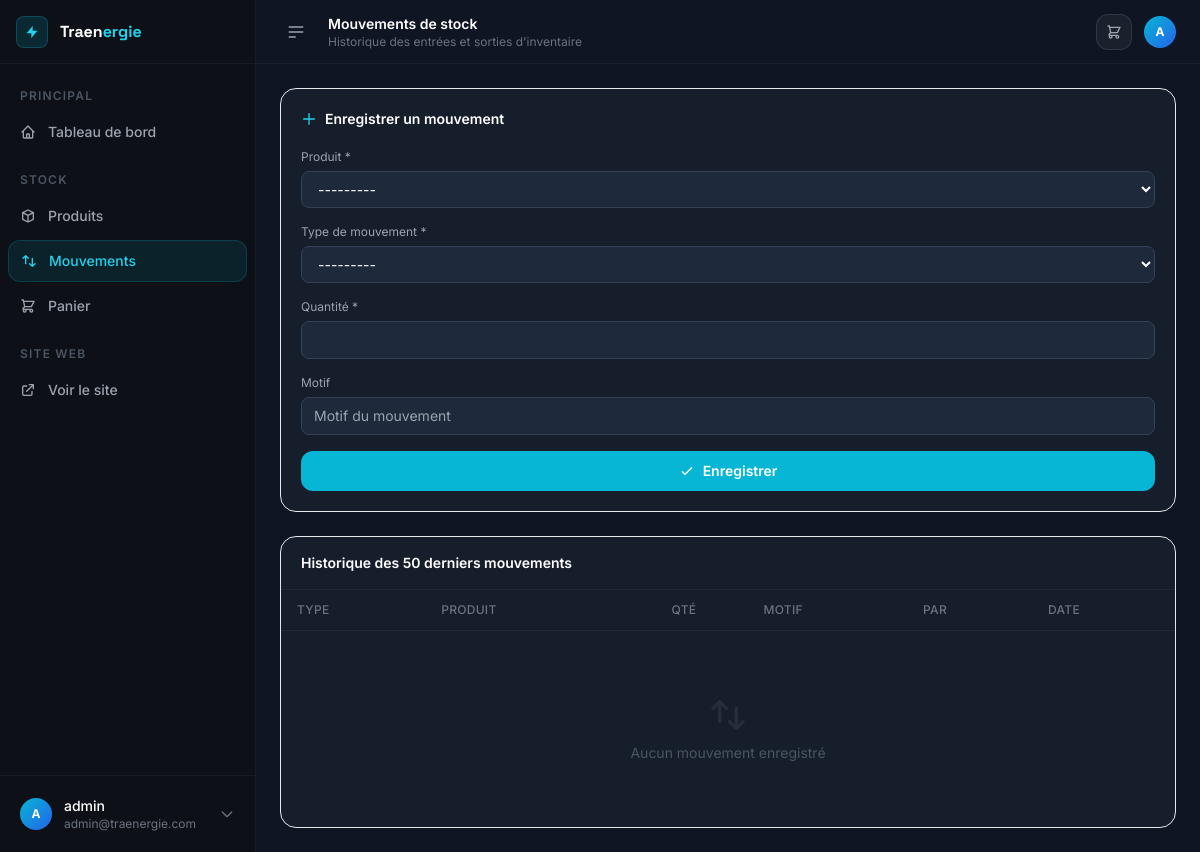
The page /dashboard/movements/ (signed in) on the database as committed earlier.
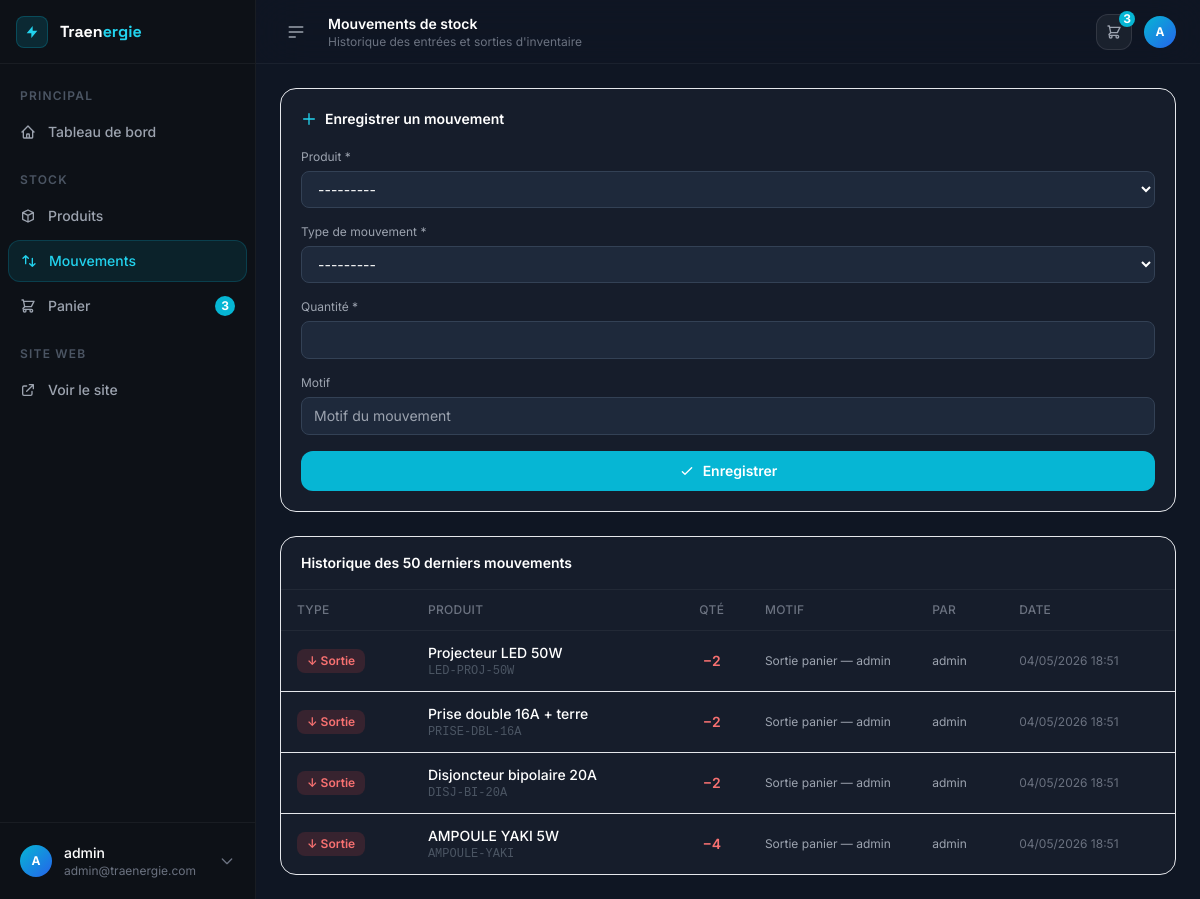
The same page on the database as committed later.
### apps/stock/models.py (models this page shows, shortened)
class StockMovement(models.Model):
    MOVEMENT_TYPES = [
        ("in", "Entrée"),
        ("out", "Sortie"),
        ("adjustment", "Ajustement"),
        ("return", "Retour"),
    ]
    product = models.ForeignKey(
        Product, on_delete=models.CASCADE, related_name="movements", verbose_name="Produit"
    )
    movement_type = models.CharField(max_length=20, choices=MOVEMENT_TYPES, verbose_name="Type")
    quantity = models.IntegerField(verbose_name="Quantité")
    reason = models.CharField(max_length=300, blank=True, verbose_name="Motif")
    created_by = models.ForeignKey(
        User, on_delete=models.SET_NULL, null=True, related_name="movements", verbose_name="Créé par"
    )
    created_at = models.DateTimeField(auto_now_add=True)
    class Meta:
        verbose_name = "Mouvement de stock"
        verbose_name_plural = "Mouvements de stock"
        ordering = ["-created_at"]

class Product(models.Model):
    category = models.ForeignKey(
        Category, on_delete=models.PROTECT, related_name="products", verbose_name="Catégorie"
    )
    unit = models.ForeignKey(
        Unit, on_delete=models.PROTECT, related_name="products", verbose_name="Unité", null=True, blank=True
    )
    supplier = models.ForeignKey(
        Supplier, on_delete=models.SET_NULL, null=True, blank=True, related_name="products", verbose_name="Fournisseur"
    )
    name = models.CharField(max_length=200, verbose_name="Nom du produit")
    sku = models.CharField(max_length=100, unique=True, verbose_name="Référence SKU")
    description = models.TextField(blank=True, verbose_name="Description")
    image = models.ImageField(upload_to="products/", blank=True, null=True, verbose_name="Image")
    unit_price = models.DecimalField(max_digits=12, decimal_places=2, verbose_name="Prix unitaire (GNF)")
    quantity_in_stock = models.PositiveIntegerField(default=0, verbose_name="Quantité en stock")
    min_stock_level = models.PositiveIntegerField(default=5, verbose_name="Stock minimum d'alerte")
    is_active = models.BooleanField(default=True, verbose_name="Actif")
    created_at = models.DateTimeField(auto_now_add=True)
    updated_at = models.DateTimeField(auto_now=True)
    class Meta:
        verbose_name = "Produit"
        verbose_name_plural = "Produits"
        ordering = ["name"]
    def __str__(self):
        return f"{self.name} [{self.sku}]"

### apps/stock/views.py (the view, shortened to what this page needs)
# urls.py: path("movements/", views.StockMovementView.as_view(), name="stock_movements"),
class StockMovementView(LoginRequiredMixin, View):
    def get(self, request):
        movements = StockMovement.objects.select_related("product", "created_by").order_by("-created_at")[:50]
        context = {
            "movements": movements,
            "form": StockMovementForm(),
        }
        return render(request, "stock/movements.html", context)

### templates/stock/movements.html (shortened to what this page needs)
{% extends "base_dashboard.html" %}
{% load humanize %}
{% block page_title %}Mouvements de stock{% endblock %}
{% block page_subtitle %}Historique des entrées et sorties d'inventaire{% endblock %}
{% block content %}
<div class="grid grid-cols-1 xl:grid-cols-3 gap-6">
  <div class="xl:col-span-1">
    <div class="bg-card border border-white/8 rounded-2xl p-5 sticky top-20">
      <h3 class="font-semibold text-white text-sm mb-5 flex items-center gap-2">
        <svg class="w-4 h-4 text-cyan-400" fill="none" stroke="currentColor" viewBox="0 0 24 24"><path stroke-linecap="round" stroke-linejoin="round" stroke-width="2" d="M12 4v16m8-8H4"/></svg>
        Enregistrer un mouvement
      </h3>
      <form method="post" action="{% url 'dashboard:stock_movements' %}" class="space-y-4">
        <div>
          <label class="text-gray-400 text-xs mb-1.5 block">Produit *</label>
          {{ form.product }}
        </div>
        <div>
          <label class="text-gray-400 text-xs mb-1.5 block">Type de mouvement *</label>
          {{ form.movement_type }}
        </div>
        <div>
          <label class="text-gray-400 text-xs mb-1.5 block">Quantité *</label>
          {{ form.quantity }}
        </div>
        <div>
          <label class="text-gray-400 text-xs mb-1.5 block">Motif</label>
          {{ form.reason }}
        </div>
        <button type="submit"
                class="w-full flex items-center justify-center gap-2 py-2.5 bg-cyan-500 hover:bg-cyan-400 text-white text-sm font-semibold rounded-xl transition">
          <svg class="w-4 h-4" fill="none" stroke="currentColor" viewBox="0 0 24 24"><path stroke-linecap="round" stroke-linejoin="round" stroke-width="2" d="M5 13l4 4L19 7"/></svg>
          Enregistrer
        </button>
      </form>
    </div>
  </div>
  <div class="xl:col-span-2">
    <div class="bg-card border border-white/8 rounded-2xl overflow-hidden">
      <div class="px-5 py-4 border-b border-white/5">
        <h3 class="font-semibold text-white text-sm">Historique des 50 derniers mouvements</h3>
      </div>
      <div class="overflow-x-auto">
        <table class="w-full text-sm">
          <thead>
            <tr class="border-b border-white/5 bg-white/2">
              <th class="text-left px-4 py-3 text-gray-500 font-medium text-xs uppercase tracking-wide">Type</th>
              <th class="text-left px-4 py-3 text-gray-500 font-medium text-xs uppercase tracking-wide">Produit</th>
              <th class="text-center px-4 py-3 text-gray-500 font-medium text-xs uppercase tracking-wide">Qté</th>
              <th class="text-left px-4 py-3 text-gray-500 font-medium text-xs uppercase tracking-wide hidden md:table-cell">Motif</th>
              <th class="text-left px-4 py-3 text-gray-500 font-medium text-xs uppercase tracking-wide hidden sm:table-cell">Par</th>
              <th class="text-left px-4 py-3 text-gray-500 font-medium text-xs uppercase tracking-wide">Date</th>
            </tr>
          </thead>
          <tbody class="divide-y divide-white/4">
            {% for mv in movements %}
            <tr class="hover:bg-white/2 transition">
              <td class="px-4 py-3">
                <span class="inline-flex items-center gap-1.5 px-2.5 py-1 rounded-lg text-xs font-semibold
                  {% if mv.movement_type == 'in' %}bg-green-500/15 text-green-400
                  {% elif mv.movement_type == 'out' %}bg-red-500/15 text-red-400
                  {% elif mv.movement_type == 'return' %}bg-blue-500/15 text-blue-400
                  {% else %}bg-yellow-500/15 text-yellow-400{% endif %}">
                  {% if mv.movement_type == 'in' %}↑ Entrée
                  {% elif mv.movement_type == 'out' %}↓ Sortie
                  {% elif mv.movement_type == 'return' %}↩ Retour
                  {% else %}⟳ Ajustement{% endif %}
                </span>
              </td>
              <td class="px-4 py-3">
                <p class="text-white text-sm font-medium">{{ mv.product.name }}</p>
                <p class="text-gray-600 text-xs font-mono">{{ mv.product.sku }}</p>
              </td>
              <td class="px-4 py-3 text-center">
                <span class="font-semibold text-sm
                  {% if mv.movement_type == 'in' or mv.movement_type == 'return' %}text-green-400{% elif mv.movement_type == 'out' %}text-red-400{% else %}text-yellow-400{% endif %}">
                  {% if mv.movement_type == 'in' or mv.movement_type == 'return' %}+{% elif mv.movement_type == 'out' %}−{% endif %}{{ mv.quantity }}
                </span>
              </td>
              <td class="px-4 py-3 text-gray-400 text-xs hidden md:table-cell max-w-32 truncate">{{ mv.reason|default:"—" }}</td>
              <td class="px-4 py-3 text-gray-400 text-xs hidden sm:table-cell">{{ mv.created_by.username|default:"système" }}</td>
              <td class="px-4 py-3 text-gray-500 text-xs">{{ mv.created_at|date:"d/m/Y H:i" }}</td>
            </tr>
            {% empty %}
            <tr>
              <td colspan="6" class="py-16 text-center text-gray-600">
                <svg class="w-10 h-10 mx-auto mb-2 opacity-30" fill="none" stroke="currentColor" viewBox="0 0 24 24"><path stroke-linecap="round" stroke-linejoin="round" stroke-width="2" d="M7 16V4m0 0L3 8m4-4l4 4m6 0v12m0 0l4-4m-4 4l-4-4"/></svg>
                <p>Aucun mouvement enregistré</p>
              </td>
            </tr>
            {% endfor %}
          </tbody>
        </table>
      </div>
    </div>
  </div>
</div>
{% endblock %}

### templates/base_dashboard.html (shortened to what this page needs)
<!DOCTYPE html>
<html lang="fr" class="h-full">
<head>
  <script src="https://cdn.tailwindcss.com"></script>
  {% load static %}
  <link rel="stylesheet" href="{% static 'css/custom.css' %}">
</head>
<body class="h-full bg-canvas text-gray-100 font-sans antialiased"
      x-data="{ sidebarOpen: true, mobileMenuOpen: false }">
<div class="flex h-full min-h-screen">
  <aside :class="sidebarOpen ? 'w-64' : 'w-16'"
         class="hidden lg:flex flex-col bg-sidebar border-r border-white/5 transition-all duration-300 ease-in-out shrink-0 fixed inset-y-0 left-0 z-40">
    <div class="flex items-center gap-3 px-4 h-16 border-b border-white/5">
      <div class="w-8 h-8 flex items-center justify-center bg-cyan-500/15 border border-cyan-500/25 rounded-lg shrink-0">
        <svg class="w-4 h-4 text-cyan-400" fill="currentColor" viewBox="0 0 24 24"><path d="M13 10V3L4 14h7v7l9-11h-7z"/></svg>
      </div>
      <span x-show="sidebarOpen" x-transition class="font-display font-bold text-base whitespace-nowrap">
        <span class="text-white">Traen</span><span class="text-cyan-400">ergie</span>
      </span>
    </div>
    <nav class="flex-1 px-2 py-4 space-y-1 overflow-y-auto">
      <p x-show="sidebarOpen" class="px-3 pt-2 pb-1 text-gray-600 text-xs font-semibold uppercase tracking-widest">Principal</p>
      <a href="{% url 'dashboard:home' %}"
         class="flex items-center gap-3 px-3 py-2.5 rounded-xl text-sm font-medium transition
                {% if request.resolver_match.url_name == 'home' %}bg-cyan-500/10 text-cyan-400 border border-cyan-500/20{% else %}text-gray-400 hover:bg-white/5 hover:text-white{% endif %}">
        <svg class="w-4 h-4 shrink-0" fill="none" stroke="currentColor" viewBox="0 0 24 24"><path stroke-linecap="round" stroke-linejoin="round" stroke-width="2" d="M3 12l2-2m0 0l7-7 7 7M5 10v10a1 1 0 001 1h3m10-11l2 2m-2-2v10a1 1 0 01-1 1h-3m-6 0a1 1 0 001-1v-4a1 1 0 011-1h2a1 1 0 011 1v4a1 1 0 001 1m-6 0h6"/></svg>
        <span x-show="sidebarOpen" x-transition>Tableau de bord</span>
      </a>
      <p x-show="sidebarOpen" class="px-3 pt-4 pb-1 text-gray-600 text-xs font-semibold uppercase tracking-widest">Stock</p>
      <a href="{% url 'dashboard:products' %}"
         class="flex items-center gap-3 px-3 py-2.5 rounded-xl text-sm font-medium transition
                {% if request.resolver_match.url_name == 'products' %}bg-cyan-500/10 text-cyan-400 border border-cyan-500/20{% else %}text-gray-400 hover:bg-white/5 hover:text-white{% endif %}">
        <svg class="w-4 h-4 shrink-0" fill="none" stroke="currentColor" viewBox="0 0 24 24"><path stroke-linecap="round" stroke-linejoin="round" stroke-width="2" d="M20 7l-8-4-8 4m16 0l-8 4m8-4v10l-8 4m0-10L4 7m8 4v10M4 7v10l8 4"/></svg>
        <span x-show="sidebarOpen" x-transition>Produits</span>
      </a>
      <a href="{% url 'dashboard:stock_movements' %}"
         class="flex items-center gap-3 px-3 py-2.5 rounded-xl text-sm font-medium transition
                {% if request.resolver_match.url_name == 'stock_movements' %}bg-cyan-500/10 text-cyan-400 border border-cyan-500/20{% else %}text-gray-400 hover:bg-white/5 hover:text-white{% endif %}">
        <svg class="w-4 h-4 shrink-0" fill="none" stroke="currentColor" viewBox="0 0 24 24"><path stroke-linecap="round" stroke-linejoin="round" stroke-width="2" d="M7 16V4m0 0L3 8m4-4l4 4m6 0v12m0 0l4-4m-4 4l-4-4"/></svg>
        <span x-show="sidebarOpen" x-transition>Mouvements</span>
      </a>
      <a href="{% url 'dashboard:cart' %}"
         class="flex items-center gap-3 px-3 py-2.5 rounded-xl text-sm font-medium transition
                {% if request.resolver_match.url_name == 'cart' %}bg-cyan-500/10 text-cyan-400 border border-cyan-500/20{% else %}text-gray-400 hover:bg-white/5 hover:text-white{% endif %}">
        <svg class="w-4 h-4 shrink-0" fill="none" stroke="currentColor" viewBox="0 0 24 24"><path stroke-linecap="round" stroke-linejoin="round" stroke-width="2" d="M3 3h2l.4 2M7 13h10l4-8H5.4M7 13L5.4 5M7 13l-2.293 2.293c-.63.63-.184 1.707.707 1.707H17m0 0a2 2 0 100 4 2 2 0 000-4zm-8 2a2 2 0 11-4 0 2 2 0 014 0z"/></svg>
        <span x-show="sidebarOpen" x-transition class="flex-1">Panier</span>
        {% if cart_count > 0 %}
        <span x-show="sidebarOpen" class="ml-auto bg-cyan-500 text-white text-xs font-bold px-1.5 py-0.5 rounded-full">{{ cart_count }}</span>
        {% endif %}
      </a>
      <p x-show="sidebarOpen" class="px-3 pt-4 pb-1 text-gray-600 text-xs font-semibold uppercase tracking-widest">Site web</p>
      <a href="{% url 'website:home' %}" target="_blank"
         class="flex items-center gap-3 px-3 py-2.5 rounded-xl text-sm font-medium text-gray-400 hover:bg-white/5 hover:text-white transition">
        <svg class="w-4 h-4 shrink-0" fill="none" stroke="currentColor" viewBox="0 0 24 24"><path stroke-linecap="round" stroke-linejoin="round" stroke-width="2" d="M10 6H6a2 2 0 00-2 2v10a2 2 0 002 2h10a2 2 0 002-2v-4M14 4h6m0 0v6m0-6L10 14"/></svg>
        <span x-show="sidebarOpen" x-transition>Voir le site</span>
      </a>
    </nav>
    <div class="border-t border-white/5 p-3">
      <div x-data="{ open: false }" class="relative">
        <button @click="open = !open" class="flex items-center gap-3 w-full px-2 py-2 rounded-xl hover:bg-white/5 transition">
          <div class="w-8 h-8 rounded-full bg-gradient-to-br from-cyan-500 to-blue-600 flex items-center justify-center text-white text-xs font-bold shrink-0">
            {{ request.user.username|first|upper }}
          </div>
          <div x-show="sidebarOpen" class="text-left flex-1 min-w-0">
            <div class="text-sm font-medium text-white truncate">{{ request.user.get_full_name|default:request.user.username }}</div>
            <div class="text-xs text-gray-500 truncate">{{ request.user.email|default:"" }}</div>
          </div>
          <svg x-show="sidebarOpen" class="w-4 h-4 text-gray-500 shrink-0" fill="none" stroke="currentColor" viewBox="0 0 24 24"><path stroke-linecap="round" stroke-linejoin="round" stroke-width="2" d="M19 9l-7 7-7-7"/></svg>
        </button>
      </div>
    </div>
  </aside>
  <div :class="sidebarOpen ? 'lg:ml-64' : 'lg:ml-16'"
       class="flex-1 flex flex-col min-w-0 transition-all duration-300">
    <header class="sticky top-0 z-30 flex items-center gap-4 h-16 px-4 lg:px-6 bg-canvas/80 backdrop-blur-xl border-b border-white/5">
      <button @click="sidebarOpen = !sidebarOpen"
              class="hidden lg:flex items-center justify-center w-8 h-8 rounded-lg hover:bg-white/5 text-gray-400 hover:text-white transition">
        <svg class="w-5 h-5" fill="none" stroke="currentColor" viewBox="0 0 24 24"><path stroke-linecap="round" stroke-linejoin="round" stroke-width="2" d="M4 6h16M4 12h16M4 18h7"/></svg>
      </button>
      <div class="flex-1">
        <h1 class="text-sm font-semibold text-white">{% block page_title %}Dashboard{% endblock %}</h1>
        <p class="text-xs text-gray-500">{% block page_subtitle %}{% endblock %}</p>
      </div>
      <div class="flex items-center gap-3">
        <a href="{% url 'dashboard:cart' %}" class="relative flex items-center justify-center w-9 h-9 rounded-xl bg-white/5 hover:bg-white/10 border border-white/10 transition text-gray-400 hover:text-white">
          <svg class="w-4 h-4" fill="none" stroke="currentColor" viewBox="0 0 24 24"><path stroke-linecap="round" stroke-linejoin="round" stroke-width="2" d="M3 3h2l.4 2M7 13h10l4-8H5.4M7 13L5.4 5M7 13l-2.293 2.293c-.63.63-.184 1.707.707 1.707H17m0 0a2 2 0 100 4 2 2 0 000-4zm-8 2a2 2 0 11-4 0 2 2 0 014 0z"/></svg>
          {% if cart_count > 0 %}
          <span class="absolute -top-1 -right-1 w-4 h-4 bg-cyan-500 text-white text-xs font-bold rounded-full flex items-center justify-center">{{ cart_count }}</span>
          {% endif %}
        </a>
        <div class="w-8 h-8 rounded-full bg-gradient-to-br from-cyan-500 to-blue-600 flex items-center justify-center text-white text-xs font-bold">
          {{ request.user.username|first|upper }}
        </div>
      </div>
    </header>
    <main class="flex-1 p-4 lg:p-6 overflow-auto">
      {% block content %}{% endblock %}
    </main>
  </div>
</div>
</body>
</html>

Rows that differ between the two databases and show on the page:
added StockMovement: movement_type "↓ Sortie", product.name "Projecteur LED 50W", product.sku "LED-PROJ-50W", quantity "2", reason "Sortie panier — admin", created_by.username "admin", created_at "04/05/2026 18:51"
added StockMovement: movement_type "↓ Sortie", product.name "Prise double 16A + terre", product.sku "PRISE-DBL-16A", quantity "2", reason "Sortie panier — admin", created_by.username "admin", created_at "04/05/2026 18:51"
added StockMovement: movement_type "↓ Sortie", product.name "Disjoncteur bipolaire 20A", product.sku "DISJ-BI-20A", quantity "2", reason "Sortie panier — admin", created_by.username "admin", created_at "04/05/2026 18:51"
added StockMovement: movement_type "↓ Sortie", product.name "AMPOULE YAKI 5W", product.sku "AMPOULE-YAKI", quantity "4", reason "Sortie panier — admin", created_by.username "admin", created_at "04/05/2026 18:51"
Other text that changed with them:
{{ cart_count }}: (not shown) → "3"
text no longer shown: "Aucun mouvement enregistré"
